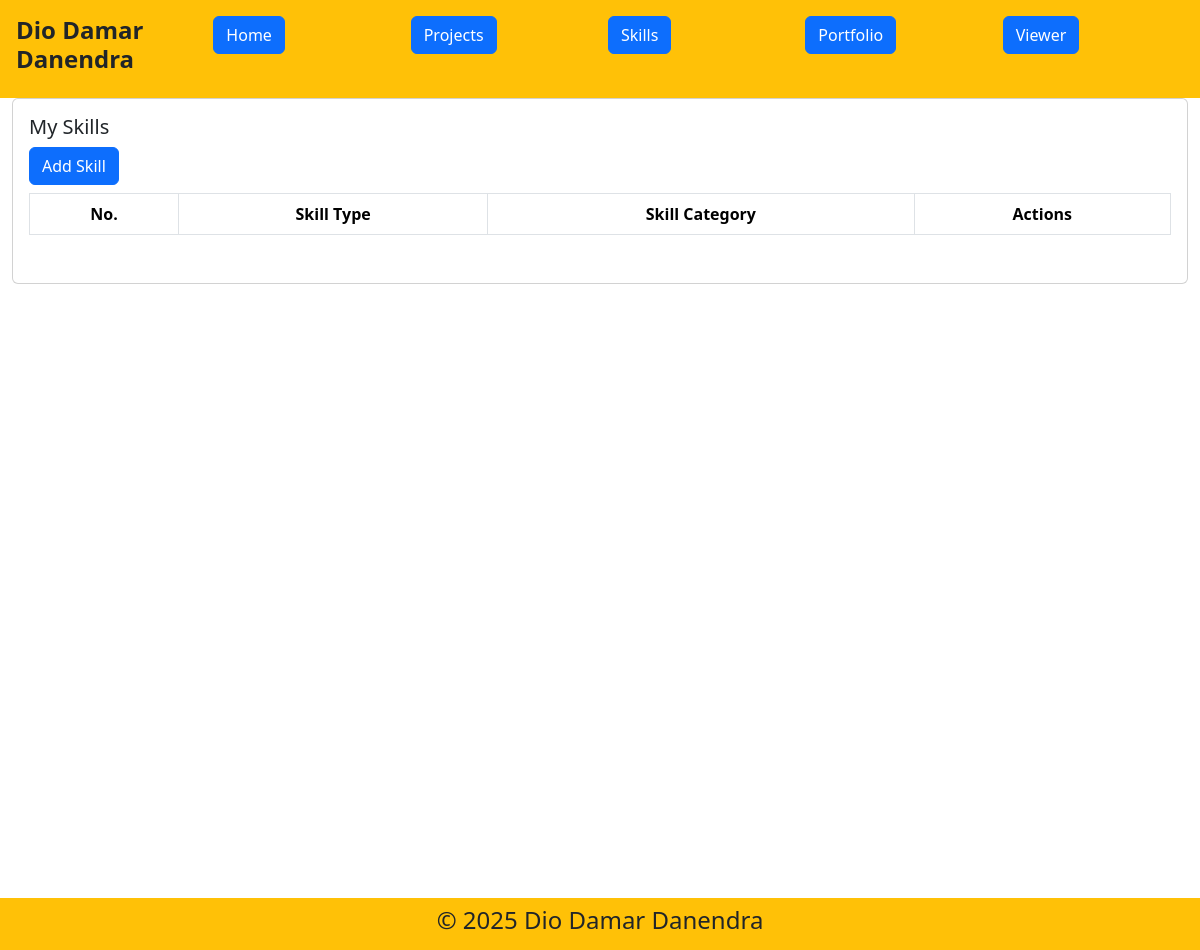
/admin/skill_list.php, run on an earlier commit of the app's database.
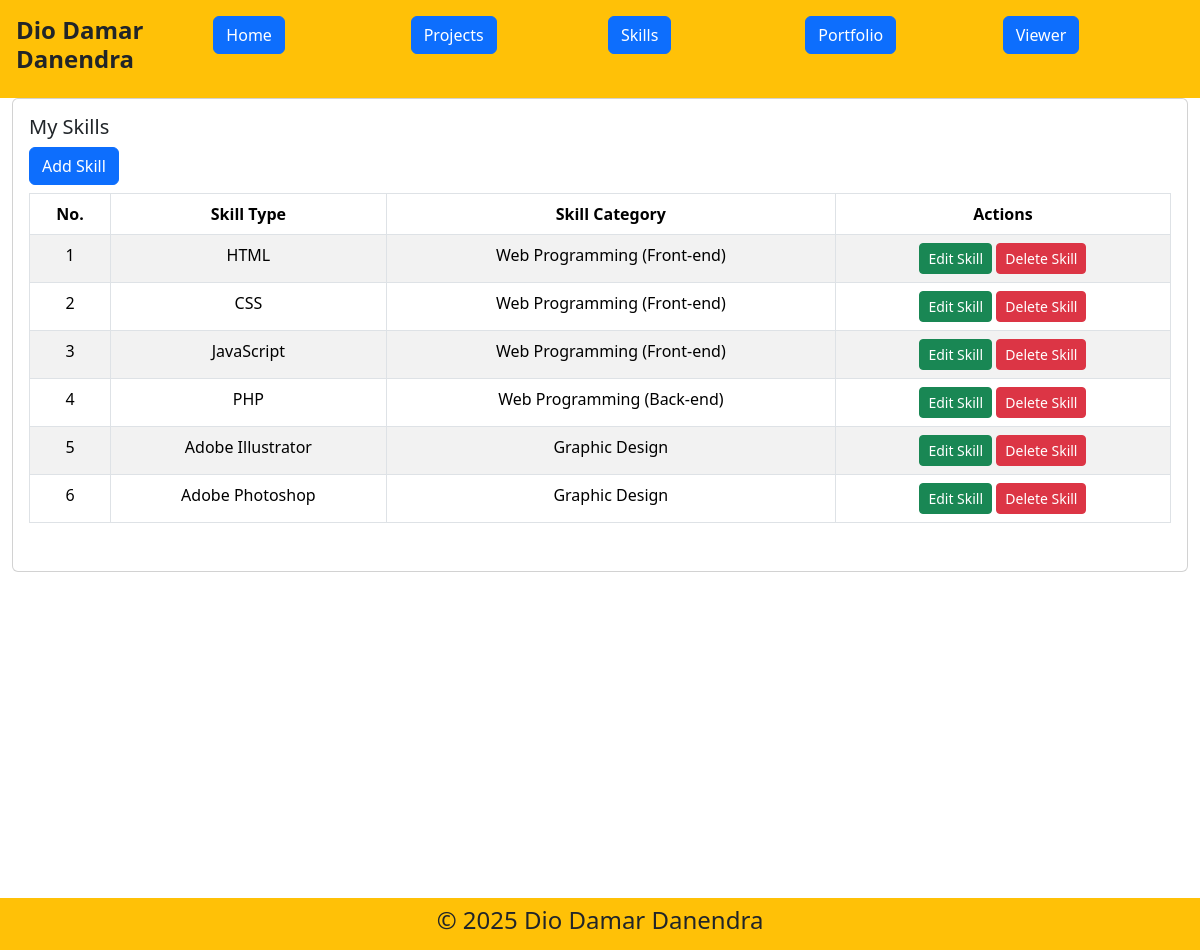
And on a later commit of the database.
### tables this page shows
CREATE TABLE `skills` (
  `id` int(11) NOT NULL,
  `skill_type` varchar(255) DEFAULT NULL,
  `category_id` int(11) DEFAULT NULL
);

CREATE TABLE `categories` (
  `id` int(11) NOT NULL,
  `category_name` varchar(255) DEFAULT NULL
);

### admin/skill_list.php (the view, shortened to what this page needs)
<?php
   require_once "../connection.php";
   $querySkill = mysqli_query($conn, "SELECT skills.*, categories.category_name FROM skills LEFT JOIN categories ON skills.category_id = categories.id;");
   $rowSkill = mysqli_fetch_all($querySkill, MYSQLI_ASSOC);
?>
<!DOCTYPE html>
<html lang="en">
<head>
    <link href="https://cdn.jsdelivr.net/npm/bootstrap@5.3.3/dist/css/bootstrap.min.css" rel="stylesheet">
</head>
<body>
    <?php include "inc/header.php"; ?>
    <main>
        <div class="container-fluid fixed-center">
        <di class="row d-flex flex-wrap justify-content-center align-self-sm-center vh-100">
    <div class="col-lg-12">
        <div class="card">
            <div class="card-body">
                <div class="card-title">
                    <h5>My Skills</h5>
                    <div class="table table-responsive">
                        <a href="add_edit_skill.php" class="btn btn-primary mb-2">Add Skill</a>
                        <table class="table table-striped table-bordered text-center" id="myTable">
                        <thead>
                            <tr>
                                <th>No. </th>
                                <th>Skill Type</th>
                                <th>Skill Category</th>
                                <th>Actions</th>
                            </tr>
                        </thead>
                        <tbody>
                            <?php $no = 1;
                                foreach ($rowSkill as $skill) { ?>
                            <tr>
                                <td><?php echo $no++; ?></td>
                                <td><?php echo $skill['skill_type']; ?></td>
                                <td><?php echo $skill['category_name']; ?></td>
                                <td>
                                    <a href="add_edit_skill.php?idEdit=<?php echo $skill['id']?>" class="btn btn-success btn-sm">Edit Skill</a>
                                    <a href="skill_list.php?idDelete=<?php echo $skill['id']?>" name="delete" class="btn btn-danger btn-sm" onclick="return confirm('Are you sure want to delete this data?')">Delete Skill</a>
                                </td>
                            </tr>
                        <?php } ?>
                        </tbody>
                        </table>
                    </div>
                </div>
            </div>
        </div>
    </div>
    </div>
    </main>
    <?php include "inc/footer.php"; ?>
</body>
</html>

What changed in the data, as far as the page shows it:
added skills: skill_type "HTML", category.category_name "Web Programming (Front-end)"
added skills: skill_type "CSS", category.category_name "Web Programming (Front-end)"
added skills: skill_type "JavaScript", category.category_name "Web Programming (Front-end)"
added skills: skill_type "PHP", category.category_name "Web Programming (Back-end)"
added skills: skill_type "Adobe Illustrator", category.category_name "Graphic Design"
added skills: skill_type "Adobe Photoshop", category.category_name "Graphic Design"
